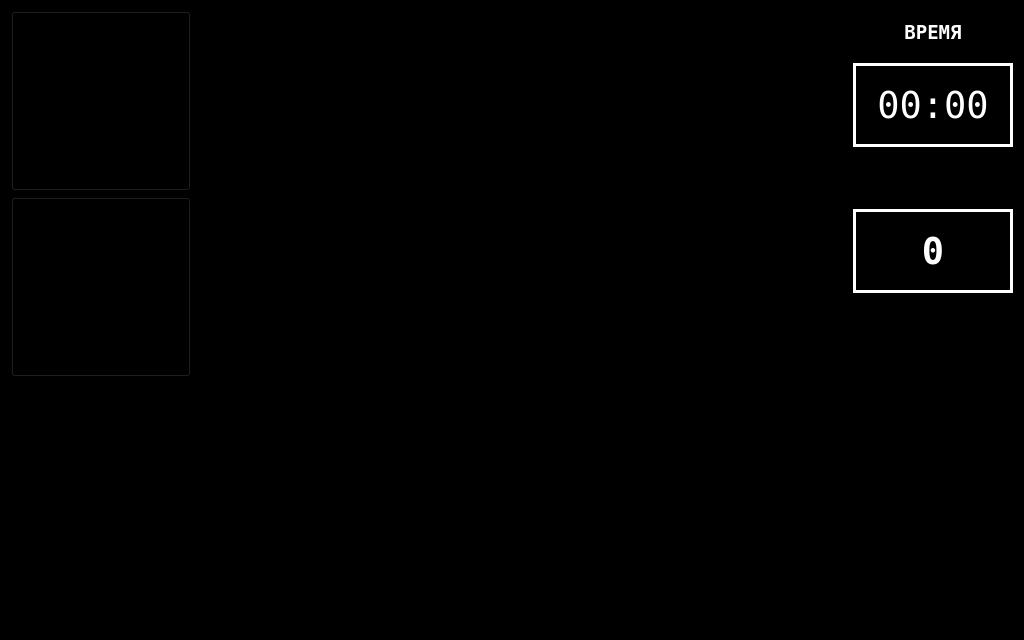
<?xml version="1.0" encoding="UTF-8"?>
<ui version="4.0">
 <class>main_presenter</class>
 <widget class="QWidget" name="main_presenter">
  <property name="geometry">
   <rect>
    <x>0</x>
    <y>0</y>
    <width>1024</width>
    <height>640</height>
   </rect>
  </property>
  <property name="windowTitle">
   <string>Form</string>
  </property>
  <property name="styleSheet">
   <string notr="true">background-color: black;</string>
  </property>
  <layout class="QHBoxLayout" name="horizontalLayout">
   <item>
    <layout class="QVBoxLayout" name="v_layout_nav">
     <property name="sizeConstraint">
      <enum>QLayout::SetDefaultConstraint</enum>
     </property>
     <item>
      <widget class="QPushButton" name="btn_nav_to_stop">
       <property name="sizePolicy">
        <sizepolicy hsizetype="Fixed" vsizetype="Fixed">
         <horstretch>0</horstretch>
         <verstretch>0</verstretch>
        </sizepolicy>
       </property>
       <property name="minimumSize">
        <size>
         <width>180</width>
         <height>180</height>
        </size>
       </property>
       <property name="maximumSize">
        <size>
         <width>180</width>
         <height>180</height>
        </size>
       </property>
       <property name="text">
        <string>PushButton</string>
       </property>
      </widget>
     </item>
     <item>
      <widget class="QPushButton" name="btn_nav_to_diag">
       <property name="minimumSize">
        <size>
         <width>180</width>
         <height>180</height>
        </size>
       </property>
       <property name="maximumSize">
        <size>
         <width>180</width>
         <height>180</height>
        </size>
       </property>
       <property name="text">
        <string>PushButton</string>
       </property>
      </widget>
     </item>
     <item>
      <spacer name="v_spacer_nav">
       <property name="orientation">
        <enum>Qt::Vertical</enum>
       </property>
       <property name="sizeHint" stdset="0">
        <size>
         <width>20</width>
         <height>40</height>
        </size>
       </property>
      </spacer>
     </item>
    </layout>
   </item>
   <item>
    <spacer name="horizontalSpacer">
     <property name="orientation">
      <enum>Qt::Horizontal</enum>
     </property>
     <property name="sizeType">
      <enum>QSizePolicy::Preferred</enum>
     </property>
     <property name="sizeHint" stdset="0">
      <size>
       <width>800</width>
       <height>20</height>
      </size>
     </property>
    </spacer>
   </item>
   <item>
    <layout class="QVBoxLayout" name="v_layout_stats" stretch="1,2,1,2,8">
     <property name="spacing">
      <number>10</number>
     </property>
     <property name="sizeConstraint">
      <enum>QLayout::SetMaximumSize</enum>
     </property>
     <item>
      <widget class="QLabel" name="lbl_cap_timer">
       <property name="font">
        <font>
         <family>DejaVu Sans Mono</family>
         <pointsize>14</pointsize>
         <weight>75</weight>
         <bold>true</bold>
         <kerning>false</kerning>
        </font>
       </property>
       <property name="styleSheet">
        <string notr="true">color: white;</string>
       </property>
       <property name="text">
        <string>ВРЕМЯ</string>
       </property>
       <property name="alignment">
        <set>Qt::AlignCenter</set>
       </property>
      </widget>
     </item>
     <item>
      <widget class="QLabel" name="lbl_timer">
       <property name="font">
        <font>
         <family>DejaVu Sans Mono</family>
         <pointsize>28</pointsize>
        </font>
       </property>
       <property name="styleSheet">
        <string notr="true">border-style: solid;
border-width: 3px; 
border-color: white;
color: white;</string>
       </property>
       <property name="text">
        <string>00:00</string>
       </property>
       <property name="alignment">
        <set>Qt::AlignCenter</set>
       </property>
      </widget>
     </item>
     <item>
      <widget class="QLabel" name="lbl_cap_total_run">
       <property name="sizePolicy">
        <sizepolicy hsizetype="Preferred" vsizetype="Preferred">
         <horstretch>0</horstretch>
         <verstretch>1</verstretch>
        </sizepolicy>
       </property>
       <property name="font">
        <font>
         <family>DejaVu Sans Mono</family>
         <pointsize>14</pointsize>
         <weight>75</weight>
         <bold>true</bold>
        </font>
       </property>
       <property name="styleSheet">
        <string notr="true">color: &quot;white&quot;;</string>
       </property>
       <property name="text">
        <string>ПРОБЕГ</string>
       </property>
       <property name="alignment">
        <set>Qt::AlignCenter</set>
       </property>
       <property name="margin">
        <number>0</number>
       </property>
      </widget>
     </item>
     <item>
      <widget class="QLabel" name="lbl_total_run">
       <property name="font">
        <font>
         <family>DejaVu Sans Mono</family>
         <pointsize>28</pointsize>
         <weight>75</weight>
         <bold>true</bold>
        </font>
       </property>
       <property name="styleSheet">
        <string notr="true">border-style: solid;
border-width: 3px; 
border-color: white;
color: white;</string>
       </property>
       <property name="text">
        <string>0</string>
       </property>
       <property name="alignment">
        <set>Qt::AlignCenter</set>
       </property>
      </widget>
     </item>
     <item>
      <spacer name="v_spacer_stats">
       <property name="orientation">
        <enum>Qt::Vertical</enum>
       </property>
       <property name="sizeType">
        <enum>QSizePolicy::MinimumExpanding</enum>
       </property>
       <property name="sizeHint" stdset="0">
        <size>
         <width>160</width>
         <height>100</height>
        </size>
       </property>
      </spacer>
     </item>
    </layout>
   </item>
  </layout>
 </widget>
 <resources/>
 <connections/>
</ui>
